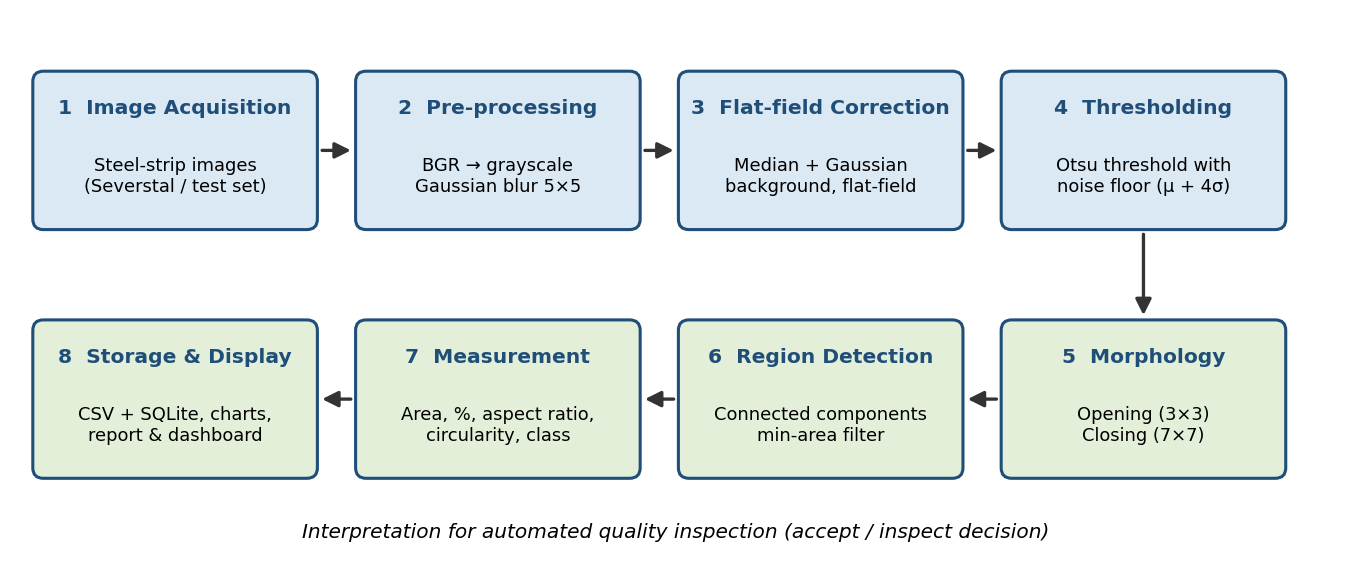
#> input picture out/figs/fig_architecture.png, 1351 x 583 px; its folder holds only this picture in this run
$ python stellu.py --input_dir figs
#> lines starting #> are read from the running program, lines starting #| are printed output that depends on the picture
"""
Steel Surface Defect Image Analysis  (classical image processing, no ML)
Python + OpenCV + NumPy + Pandas + Matplotlib/Seaborn + SQLite

Usage:
    python steel_defect_analysis.py                      # built-in demo images with known masks
    python steel_defect_analysis.py --input_dir train_images   # real Severstal images
"""
import argparse, glob, os, sqlite3
import cv2
import numpy as np
import pandas as pd
import matplotlib
matplotlib.use("Agg")
import matplotlib.pyplot as plt
import seaborn as sns

OUT = "out"
FIG = os.path.join(OUT, "figs")
MIN_AREA = 40          # pixels; smaller blobs are treated as noise
H, W = 256, 1600       # same size as Severstal images


# --------------------------------------------------------------------------
# 1. Demo data: synthetic steel strips with known defect masks
# --------------------------------------------------------------------------
# [41 lines left out: function make_steel, not called in this run]


DEMO = [  # (name, defect kinds)
    ("steel_001", ["scratch"]),
    ("steel_002", ["patch"]),
    ("steel_003", ["inclusion"]),
    ("steel_004", ["pitting"]),
    ("steel_005", ["scratch", "patch", "inclusion"]),
    ("steel_006", []),                          # defect-free control
]


# --------------------------------------------------------------------------
# 2. Image-processing pipeline
# --------------------------------------------------------------------------
def analyse(gray):
    """Return dict of intermediate images and detected-region table."""
    blur = cv2.GaussianBlur(gray, (5, 5), 0)
    # background (illumination) estimate removed -> flat-field image
    bg = cv2.GaussianBlur(cv2.medianBlur(blur, 51), (0, 0), 25)
    flat = cv2.subtract(bg, blur)          # defects are darker than background -> positive
    flat = cv2.normalize(flat, None, 0, 255, cv2.NORM_MINMAX)
    # global threshold (Otsu) on the flat-field image
    otsu_t, _ = cv2.threshold(flat, 0, 255, cv2.THRESH_BINARY + cv2.THRESH_OTSU)
    # stricter floor so a clean image with only noise yields nothing
    floor = np.mean(flat) + 4 * np.std(flat)
    t = max(otsu_t, floor)
    binary = (flat > t).astype(np.uint8) * 255
    k3 = cv2.getStructuringElement(cv2.MORPH_ELLIPSE, (3, 3))
    k7 = cv2.getStructuringElement(cv2.MORPH_ELLIPSE, (7, 7))
    clean = cv2.morphologyEx(binary, cv2.MORPH_OPEN, k3)       # remove isolated noise
    clean = cv2.morphologyEx(clean, cv2.MORPH_CLOSE, k7)       # fill small gaps
    n, lab, stats, cent = cv2.connectedComponentsWithStats(clean, connectivity=8)
    keep = np.zeros_like(clean)
    rows = []
    for i in range(1, n):
        x, y, w, h, a = stats[i]
        if a < MIN_AREA:
            continue
        keep[lab == i] = 255
        comp = (lab == i).astype(np.uint8)
        cnts, _ = cv2.findContours(comp, cv2.RETR_EXTERNAL, cv2.CHAIN_APPROX_SIMPLE)
        per = cv2.arcLength(cnts[0], True)
        circ = 4 * np.pi * a / (per ** 2 + 1e-9)
        rows.append(dict(region_id=len(rows) + 1, x=x, y=y, width=w, height=h, area_px=int(a),
                         aspect_ratio=round(max(w, h) / max(1, min(w, h)), 2),
                         circularity=round(float(circ), 3),
                         cx=round(cent[i][0], 1), cy=round(cent[i][1], 1)))
    return dict(blur=blur, flat=flat, binary=binary, clean=clean, keep=keep, thr=t), pd.DataFrame(rows)


def classify(r):
    """Rule-based (not ML) shape labelling of a detected region."""
    if r.aspect_ratio >= 4:
        return "Scratch-like"
    if r.area_px >= 1500:
        return "Patch"
    if r.area_px < 250:
        return "Inclusion/Pit"
    return "Blob"


def overlay(gray, mask, df):
    rgb = cv2.cvtColor(gray, cv2.COLOR_GRAY2RGB)
    rgb[mask > 0] = (0.4 * rgb[mask > 0] + 0.6 * np.array([255, 0, 0])).astype(np.uint8)
    for r in df.itertuples():
        cv2.rectangle(rgb, (r.x - 3, r.y - 3), (r.x + r.width + 3, r.y + r.height + 3), (0, 255, 0), 1)
    return rgb


# [4 lines left out: function iou, not called in this run]


# --------------------------------------------------------------------------
# 3. Main
# --------------------------------------------------------------------------
def main(input_dir=None):
#> called with input_dir = 'figs'
    os.makedirs(FIG, exist_ok=True)
    items = []   # (name, gray, truth or None)
    if input_dir:
        files = sorted(glob.glob(os.path.join(input_dir, "*.jpg")) + glob.glob(os.path.join(input_dir, "*.png")))
        for f in files[:50]:
            g = cv2.imread(f, cv2.IMREAD_GRAYSCALE)
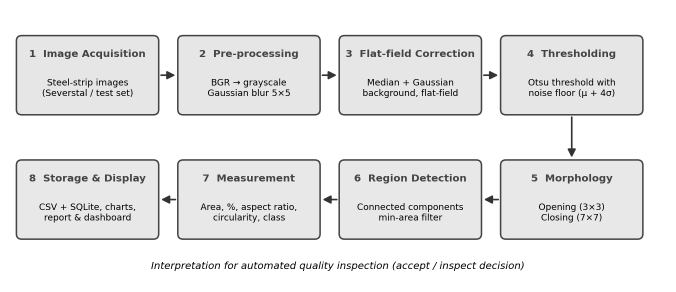
#> g: shape (583, 1351) (shown at 1/2 size); min 0, max 255, mean 233.1
            if g is None:
                print("Skipping unreadable file:", f); continue
            items.append((os.path.basename(f), g, None))
    else:
        for name, kinds in DEMO:
            g, m = make_steel(int(name[-3:]) * 101 + 7, kinds)
            items.append((name, g, m))

    all_regions, summary, store = [], [], {}
    for name, gray, truth in items:
        res, df = analyse(gray)
        total = gray.shape[0] * gray.shape[1]
        defect_px = int((res["keep"] > 0).sum())
        if len(df):
            df["label"] = df.apply(classify, axis=1)
        df.insert(0, "image", name)
        all_regions.append(df)
        row = dict(image=name, width=gray.shape[1], height=gray.shape[0],
                   mean_intensity=round(float(gray.mean()), 2), std_intensity=round(float(gray.std()), 2),
                   threshold=round(float(res["thr"]), 1), n_regions=len(df), defect_area_px=defect_px,
                   defect_percent=round(100 * defect_px / total, 3),
                   largest_region_px=int(df.area_px.max()) if len(df) else 0,
                   mean_region_px=round(float(df.area_px.mean()), 1) if len(df) else 0.0)
        if truth is not None:
            row["IoU_vs_truth"] = round(iou(res["keep"], truth), 3)
            # baselines for comparison
            _, g_otsu = cv2.threshold(cv2.GaussianBlur(gray, (5, 5), 0), 0, 255, cv2.THRESH_BINARY_INV + cv2.THRESH_OTSU)
            g_adapt = cv2.adaptiveThreshold(cv2.GaussianBlur(gray, (5, 5), 0), 255, cv2.ADAPTIVE_THRESH_GAUSSIAN_C,
                                            cv2.THRESH_BINARY_INV, 51, 12)
            row["IoU_plain_Otsu"] = round(iou(g_otsu, truth), 3)
            row["IoU_adaptive"] = round(iou(g_adapt, truth), 3)
        summary.append(row)
        store[name] = (gray, res, df, truth)
#> this loop made 1 pass
#> (name, truth, otsu_t in analyse, floor in analyse, t in analyse, k3 in analyse, n in analyse) on pass 1: ('fig_architecture.png', None, 71, 175.5, 175.5, [[0, 1, 0], [1, 1, 1], [0, 1, 0]], 126)
#> pass 1, in analyse, `flat = cv2.normalize(flat, None, 0, 255, cv2.NORM_MINMAX)`:
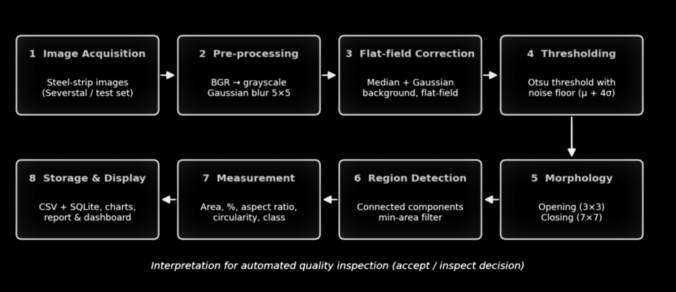
#> flat: shape (583, 1351) (shown at 1/2 size); min 0, max 255, mean 15.3
#> after the loop, all_regions = 1 item; store = 1 item; summary = 1 item

    regions = pd.concat(all_regions, ignore_index=True) if all_regions else pd.DataFrame()
#> regions = table of 8 rows and 12 columns
    summ = pd.DataFrame(summary)
#> summ = table of 1 rows and 11 columns

    # ---- data storage: CSV + SQLite -------------------------------------
    summ.to_csv(os.path.join(OUT, "image_summary.csv"), index=False)
    regions.to_csv(os.path.join(OUT, "defect_regions.csv"), index=False)
    con = sqlite3.connect(os.path.join(OUT, "defects.db"))
    summ.to_sql("image_summary", con, if_exists="replace", index=False)
    regions.to_sql("defect_regions", con, if_exists="replace", index=False)
    q = pd.read_sql("SELECT image, defect_percent FROM image_summary ORDER BY defect_percent DESC LIMIT 3", con)
    con.close()
    print("\n=== IMAGE SUMMARY ===\n", summ.to_string(index=False))
#| === IMAGE SUMMARY ===
#|                 image  width  height  mean_intensity  std_intensity  threshold  n_regions  defect_area_px  defect_percent  largest_region_px  mean_region_px
#| fig_architecture.png   1351     583          233.13          44.02      175.5          8            1104            0.14                290           138.0
    print("\n=== TOP-3 IMAGES BY DEFECT % (SQL) ===\n", q.to_string(index=False))
    if len(regions):
        print("\n=== REGION STATS (px) ===\n", regions.area_px.describe().round(1).to_string())
#| === REGION STATS (px) ===
#|  count      8.0
#| mean     138.0
#| std       68.7
#| min       41.0
#| 25%      125.8
#> (further printed lines are left out)
        print("\n=== REGIONS BY LABEL ===\n", regions.label.value_counts().to_string())
#| === REGIONS BY LABEL ===
#|  label
#| Inclusion/Pit    7
#| Scratch-like     1
        print("\nCorr(area, aspect_ratio) = %.3f" % regions.area_px.corr(regions.aspect_ratio))
#| Corr(area, aspect_ratio) = 0.920
        qs = regions.area_px.quantile([.25, .75]); iqr = qs[.75] - qs[.25]
#> after `iqr = qs[0.75] - qs[0.25]`: iqr = 6.5
        print("Outlier regions (IQR rule): %d" % (regions.area_px > qs[.75] + 1.5 * iqr).sum())
#| Outlier regions (IQR rule): 1

    sns.set_theme(style="whitegrid")
    names = list(store)
#> names = ['fig_architecture.png']

    # ---- Fig A: processing pipeline for the most defective image ---------
    worst = summ.sort_values("defect_percent", ascending=False).image.iloc[0]
#> worst = 'fig_architecture.png'
    gray, res, df, truth = store[worst]
#> df = table of 8 rows and 12 columns
    fig, ax = plt.subplots(5, 1, figsize=(11, 8.2))
    for a, im, t in zip(ax, [gray, res["flat"], res["binary"], res["clean"], overlay(gray, res["keep"], df)],
                        ["(a) Original / grayscale", "(b) Background-corrected (flat-field) image",
                         "(c) Thresholded image", "(d) After morphology (open + close)",
                         "(e) Detected defect regions"]):
        a.imshow(im, cmap="gray" if im.ndim == 2 else None, aspect="auto"); a.set_title(t, fontsize=9, loc="left"); a.axis("off")
#> this loop made 5 passes
    plt.tight_layout(); plt.savefig(os.path.join(FIG, "fig_pipeline.png"), dpi=150); plt.close()
#> after `plt.tight_layout()`:
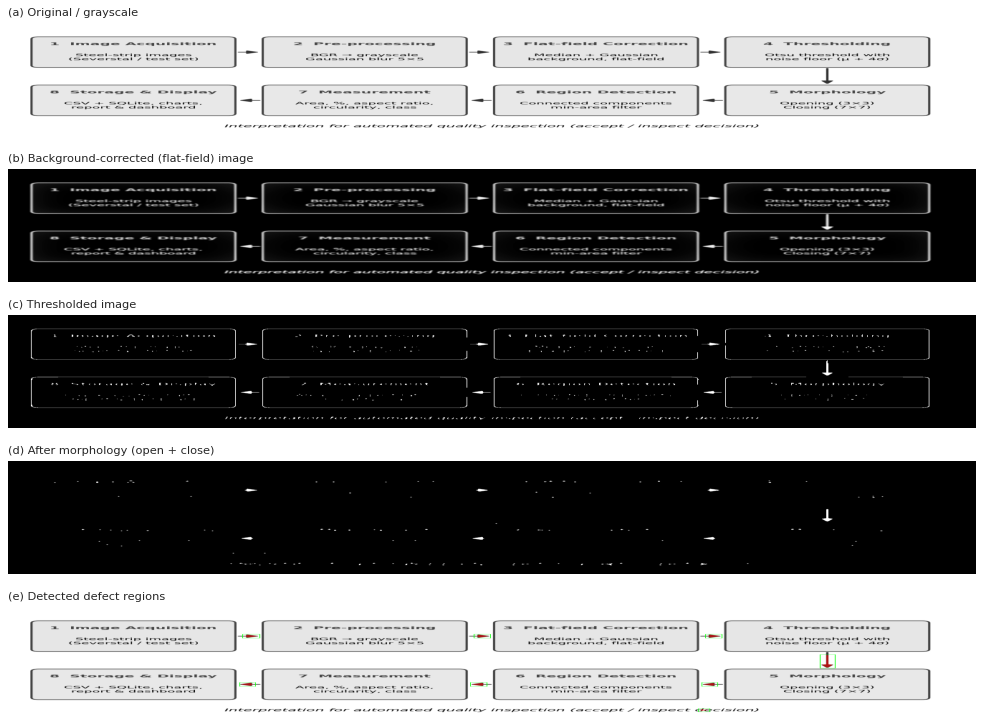
#> figure drawn by matplotlib, 5 panels; B, G, R data is drawn as R, G, B

    # ---- Fig B: detections on all images ---------------------------------
    fig, ax = plt.subplots(len(names), 2, figsize=(12, 1.75 * len(names)))
    ax = np.atleast_2d(ax)
    for i, n in enumerate(names):
        g, r, d, tr = store[n]
        ax[i, 0].imshow(g, cmap="gray", aspect="auto"); ax[i, 0].set_title(n + " - original", fontsize=8, loc="left")
        ax[i, 1].imshow(overlay(g, r["keep"], d), aspect="auto"); ax[i, 1].set_title(n + " - detected (%d regions)" % len(d), fontsize=8, loc="left")
        ax[i, 0].axis("off"); ax[i, 1].axis("off")
#> this loop made 1 pass
#> (n, d) on pass 1: ('fig_architecture.png', table of 8 rows and 12 columns)
    plt.tight_layout(); plt.savefig(os.path.join(FIG, "fig_all_detections.png"), dpi=130); plt.close()

    # ---- Fig C: defect % per image ---------------------------------------
    plt.figure(figsize=(7, 3.6))
    ax = sns.barplot(data=summ, x="image", y="defect_percent", color="#2a6f97")
    ax.bar_label(ax.containers[0], fmt="%.2f", fontsize=8)
    plt.xticks(rotation=30, ha="right"); plt.ylabel("Defect area (% of image)"); plt.xlabel("")
    plt.title("Defect percentage per image"); plt.tight_layout()
    plt.savefig(os.path.join(FIG, "fig_defect_percent.png"), dpi=150); plt.close()

    if len(regions):
        # ---- Fig D: area histogram ---------------------------------------
        plt.figure(figsize=(7, 3.6))
        sns.histplot(regions.area_px, bins=25, color="#c1121f", log_scale=True)
        plt.xlabel("Region area (pixels, log scale)"); plt.ylabel("Number of regions")
        plt.title("Distribution of detected defect sizes"); plt.tight_layout()
        plt.savefig(os.path.join(FIG, "fig_area_hist.png"), dpi=150); plt.close()
        # ---- Fig E: scatter area vs aspect ratio -------------------------
        plt.figure(figsize=(7, 3.6))
        sns.scatterplot(data=regions, x="area_px", y="aspect_ratio", hue="label", s=45)
        plt.xscale("log"); plt.xlabel("Area (pixels, log)"); plt.ylabel("Aspect ratio (long/short side)")
        plt.title("Region size vs. elongation"); plt.tight_layout()
        plt.savefig(os.path.join(FIG, "fig_scatter.png"), dpi=150); plt.close()
        # ---- Fig F: boxplot of area per image ----------------------------
        plt.figure(figsize=(7, 3.6))
        sns.boxplot(data=regions, x="image", y="area_px", color="#9bc1d9"); plt.yscale("log")
        plt.xticks(rotation=30, ha="right"); plt.xlabel(""); plt.ylabel("Region area (px, log)")
        plt.title("Defect size spread per image"); plt.tight_layout()
        plt.savefig(os.path.join(FIG, "fig_box.png"), dpi=150); plt.close()
#> after `plt.savefig(os.path.join(FIG, 'fig_box.png'), dpi=150)`:
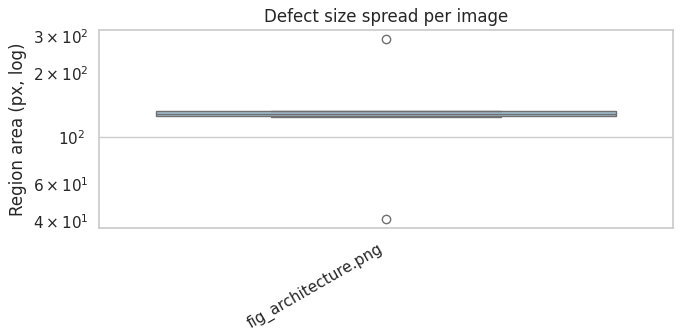
#> figure drawn by matplotlib, 1 panel
        # ---- Fig G: heatmap of defect locations --------------------------
        heat = np.zeros((H // 32, W // 100))
        for r in regions.itertuples():
            heat[min(int(r.cy // 32), heat.shape[0] - 1), min(int(r.cx // 100), heat.shape[1] - 1)] += r.area_px
#> this loop made 8 passes
        plt.figure(figsize=(8, 2.8))
        sns.heatmap(heat, cmap="rocket_r", cbar_kws={"label": "defect pixels"})
        plt.xlabel("Strip length (100-px bins)"); plt.ylabel("Strip width (32-px bins)")
        plt.title("Spatial distribution of defects (all images)"); plt.tight_layout()
        plt.savefig(os.path.join(FIG, "fig_heatmap.png"), dpi=150); plt.close()
        # ---- Fig H: label counts -----------------------------------------
        plt.figure(figsize=(5.2, 3.4))
        sns.countplot(data=regions, y="label", order=regions.label.value_counts().index, color="#588157")
        plt.title("Regions by shape class"); plt.xlabel("Count"); plt.ylabel(""); plt.tight_layout()
        plt.savefig(os.path.join(FIG, "fig_labels.png"), dpi=150); plt.close()
#> after `plt.savefig(os.path.join(FIG, 'fig_labels.png'), dpi=150)`:
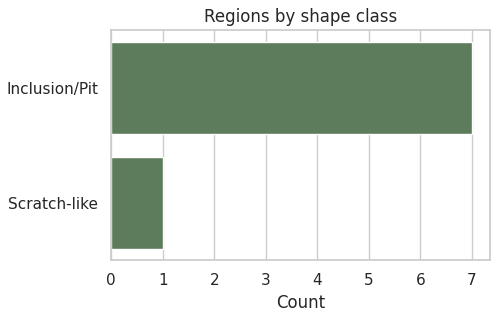
#> figure drawn by matplotlib, 1 panel

    if "IoU_vs_truth" in summ:
        m = summ[summ.defect_percent >= 0].melt(id_vars="image", value_vars=["IoU_vs_truth", "IoU_plain_Otsu", "IoU_adaptive"],
                                               var_name="method", value_name="IoU")
        m["method"] = m.method.map({"IoU_vs_truth": "Proposed (flat-field + Otsu)", "IoU_plain_Otsu": "Plain Otsu", "IoU_adaptive": "Adaptive"})
        plt.figure(figsize=(7.5, 3.6))
        sns.barplot(data=m[m.image != "steel_006"], x="image", y="IoU", hue="method")
        plt.ylim(0, 1); plt.xticks(rotation=30, ha="right"); plt.xlabel(""); plt.title("Segmentation accuracy (IoU vs ground truth)")
        plt.legend(fontsize=7); plt.tight_layout()
        plt.savefig(os.path.join(FIG, "fig_methods.png"), dpi=150); plt.close()

    # ---- Dashboard ---------------------------------------------------------
    fig = plt.figure(figsize=(14, 9))
    gs = fig.add_gridspec(3, 3, height_ratios=[1.05, 1, 1])
    a = fig.add_subplot(gs[0, :]); gray, res, df, _ = store[worst]
    a.imshow(overlay(gray, res["keep"], df), aspect="auto"); a.axis("off")
#> after the loop in overlay (call 3), `for r in df.itertuples():`:
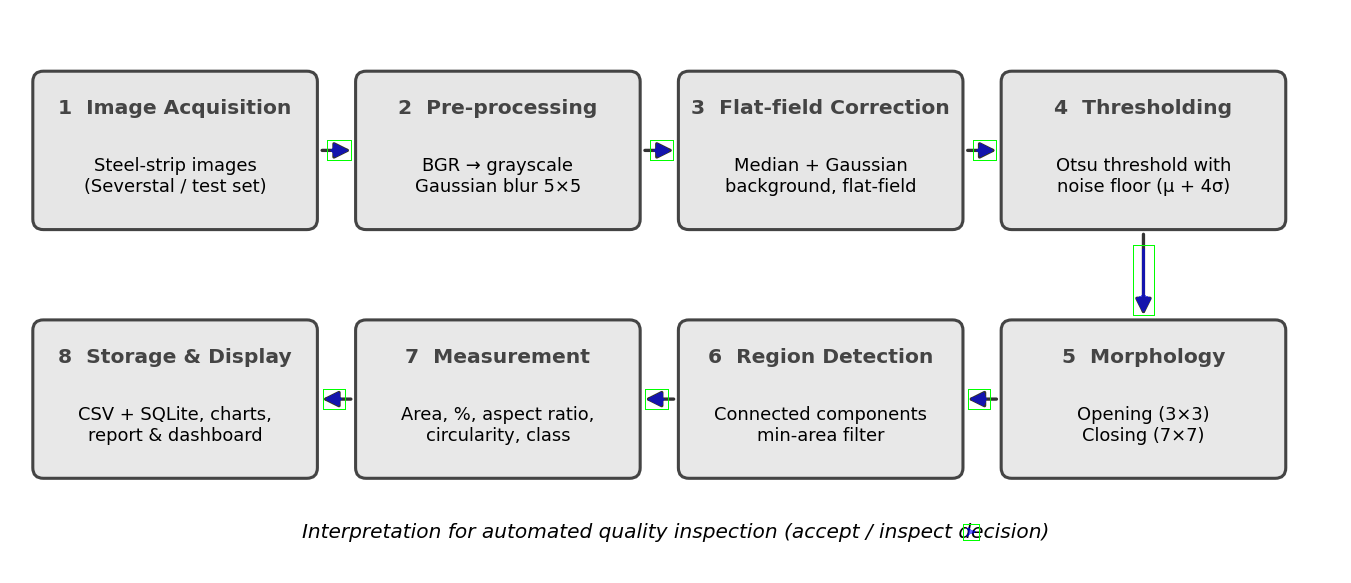
#> rgb: shape (583, 1351, 3); mean B, G, R 233.1, 233.1, 232.8
    a.set_title("Steel Surface Defect Dashboard  |  most defective image: %s" % worst, fontsize=12, loc="left", fontweight="bold")
    a = fig.add_subplot(gs[1, 0]); sns.barplot(data=summ, x="image", y="defect_percent", color="#2a6f97", ax=a)
    a.set_title("Defect % per image", fontsize=10); a.tick_params(axis="x", rotation=40, labelsize=7); a.set_xlabel("")
    if len(regions):
        a = fig.add_subplot(gs[1, 1]); sns.histplot(regions.area_px, bins=20, log_scale=True, color="#c1121f", ax=a)
        a.set_title("Defect size distribution", fontsize=10)
        a = fig.add_subplot(gs[1, 2]); sns.scatterplot(data=regions, x="area_px", y="aspect_ratio", hue="label", s=25, ax=a)
        a.set_xscale("log"); a.set_title("Area vs aspect ratio", fontsize=10); a.legend(fontsize=6)
        a = fig.add_subplot(gs[2, 0:2]); sns.heatmap(heat, cmap="rocket_r", ax=a, cbar=False)
        a.set_title("Spatial defect heatmap", fontsize=10)
        a = fig.add_subplot(gs[2, 2]); regions.label.value_counts().plot.pie(autopct="%1.0f%%", ax=a, textprops={"fontsize": 7})
        a.set_ylabel(""); a.set_title("Shape classes", fontsize=10)
    plt.tight_layout(); plt.savefig(os.path.join(FIG, "fig_dashboard.png"), dpi=140); plt.close()
#> after `plt.tight_layout()`:
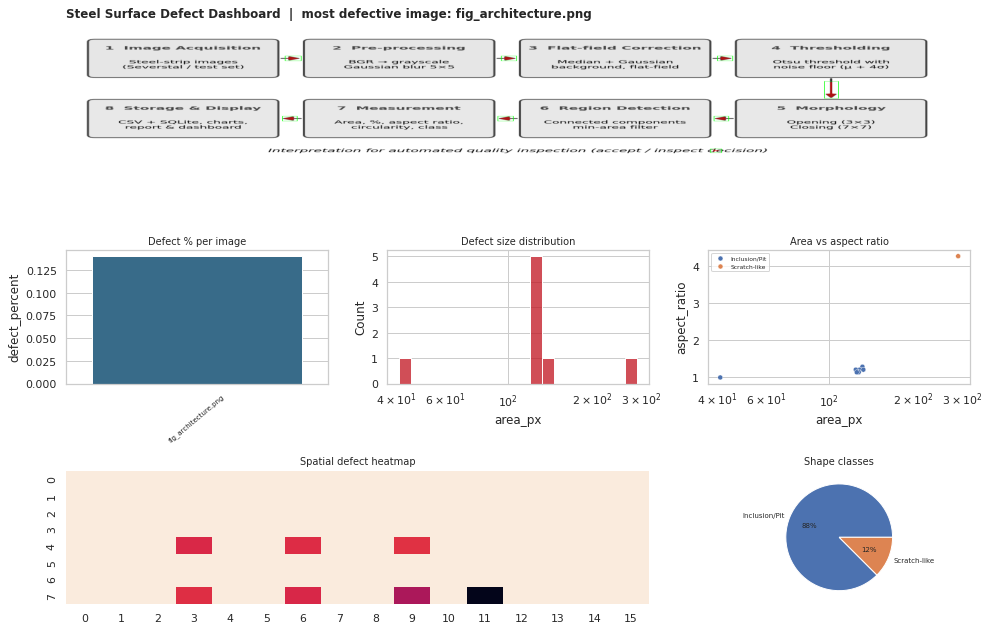
#> figure drawn by matplotlib, 6 panels; B, G, R data is drawn as R, G, B; panel 3: tallest bar 5 high, from x = 120.2 to 132.6

    # ---- text report ---------------------------------------------------------
    with open(os.path.join(OUT, "analysis_report.txt"), "w") as f:
        f.write("STEEL SURFACE DEFECT ANALYSIS REPORT\n" + "=" * 40 + "\n")
        for r in summ.itertuples():
            verdict = "REJECT / INSPECT" if r.defect_percent > 0.5 else ("MINOR DEFECTS" if r.n_regions else "PASS")
            f.write(f"{r.image}: regions={r.n_regions}, defect={r.defect_percent:.3f}% -> {verdict}\n")
#> this loop made 1 pass
    print("\nSaved CSVs, SQLite DB, figures and report in ./out")


if __name__ == "__main__":
    ap = argparse.ArgumentParser()
    ap.add_argument("--input_dir", default=None, help="folder of Severstal images")
    main(ap.parse_args().input_dir)
